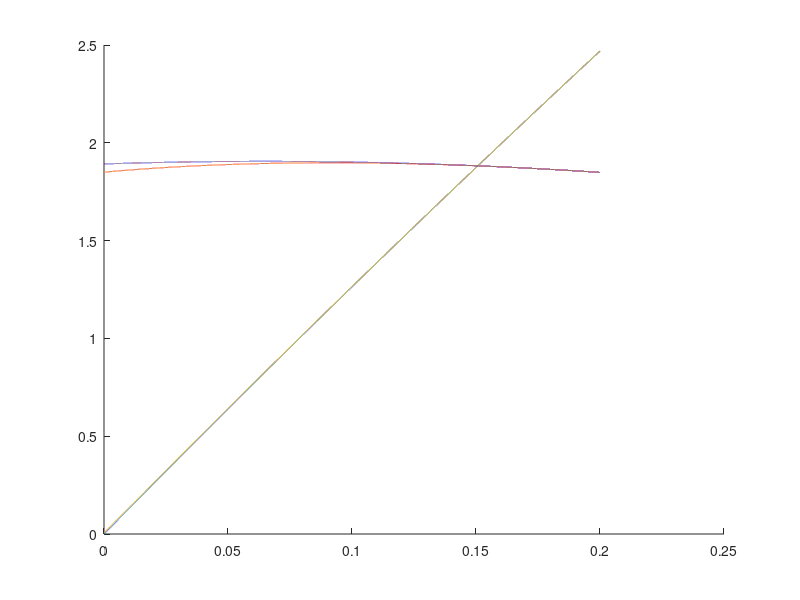

MATLAB code for this plot: (Note: this script raises an error after producing the figure.)

%Uppgift a)

clear; close all; clc;


%Givna konstanter och funktioner
be=1.83;
d=2.37;
m=0.026;
V0=13;
h=1.85;
grad=5;
g=9.82;
Kx=0.001;
Ky=0.01;
dt=0.1;
tol=10^-5;

udot=@(u,v)(-(Kx/m)*u*sqrt(u^2+v^2));
vdot=@(u,v)(-g-(Ky/m)*v*sqrt(u^2+v^2));

maxiter=50;

for iter = 1:maxiter
    
    clear u; clear v; clear x ; clear y;
    
    u(1)=V0*cos((grad/360)*2*pi);
    v(1)=V0*sin((grad/360)*2*pi);
    
    x(1)=0; 
    y(1)=h; 

    trff_pnkt(1) = 0;
    
    %rk4
    for t=0:dt:.2
    
        x(end+1)=x(end)+u(end)*dt;
        y(end+1)=y(end)+v(end)*dt;
        
        k1=udot(u(end),v(end));
        l1=vdot(u(end),v(end));
        k2=udot(u(end)+k1*dt/2, v(end)+l1*dt/2);
        l2=vdot(u(end)+k1*dt/2, v(end)+l1*dt/2);
        k3=udot(u(end)+k2*dt/2, v(end)+l2*dt/2);
        l3=vdot(u(end)+k2*dt/2, v(end)+l2*dt/2);
        k4=udot(u(end)+k3*dt, v(end)+l3*dt);
        l4=vdot(u(end)+k3*dt, v(end)+l3*dt);
    
        u(end+1)=u(end)+dt*(k1+2*k2+2*k3+k4)/6;
        v(end+1)=v(end)+dt*(l1+2*l2+2*l3+l4)/6;

    end
    

    %tidsintervall
    t=0:dt:.2+dt;



    
    %Binärsök
    if d < x(1)
        mid=1;
    end
    
    if d > x(end)
        mid=length(x);
    end
    
    hi = length(x);
    lo = 1;
    while lo <= hi
        mid = fix( ( hi + lo ) * .5 );
        if d < x(mid) 
            hi = mid - 1;
        
        elseif d > x(mid)
            lo = mid + 1;

        else
            break
        end
    end
    
    
    %interpolation
    
    t_p = [t(mid-1) t(mid) t(mid+1)]';
    t_mat = [t_p.^0 t_p.^1 t_p.^2];
    x_p = [x(mid-1) x(mid) x(mid+1)]';
    y_p = [y(mid-1) y(mid) y(mid+1)]';
    
    cx=t_mat\x_p; cy=t_mat\y_p;
    x_func = @(t) ( cx(1) + cx(2) * t + cx(3) * t^2 );
    y_func = @(t) ( cy(1) + cy(2) * t + cy(3) * t^2 );
    
    xp_func = @(t) ( cx(2) + 2*cx(3) * t );
    
    %newton-raphson
    
    t0 = .2;    trunc = 1;
    
    while abs( trunc ) > tol
        
        trunc = ( x_func( t0 ) - 2.37 ) / xp_func( t0 );
        t1 = t0 - trunc;
        t0 = t1;
        
    end
    
    trff_pnkt(end+1) = y_func(t1);

    if abs( trff_pnkt(end) - trff_pnkt(end-1) ) < tol
        
        svar = trff_pnkt(end);
        break
    end
    
    dt = dt / 2;



end

hold on
plot(t,x,t,y)
plot(t,arrayfun(x_func,t),t,arrayfun(y_func,t))


disp("träffpunkt från marken: " + svar )


%%

%b)

clear; close all; clc;
theta = 0:90;
%plot(theta, arrayfun(@f, theta))

%sekantmetoden

gr1 = 81; gr2 = 82; trunc = 1;

while abs(trunc) > 10^-3

    trunc = f(gr1) * (gr1 - gr2) / (f(gr1) - f(gr2));
    r = gr1 - trunc;
    gr2 = gr1;
    gr1 = r;
    disp(r)
    

end



function trff=f(grad)

%Givna konstanter och funktioner

d=2.37;
m=0.026;
V0=13;
h=1.85;
g=9.82;
Kx=0.001;
Ky=0.01;
be=1.83;

udot=@(u,v)(-(Kx/m)*u*sqrt(u^2+v^2));
vdot=@(u,v)(-g-(Ky/m)*v*sqrt(u^2+v^2));

dt = 6.103515625000000e-06;
u(1)=V0*cos((grad/360)*2*pi);
v(1)=V0*sin((grad/360)*2*pi);
x(1)=0; 
y(1)=h; 

for t=0:dt:1.5
    
    x(end+1)=x(end)+u(end)*dt;
    y(end+1)=y(end)+v(end)*dt;
    
    k1=udot(u(end),v(end));
    l1=vdot(u(end),v(end));
    k2=udot(u(end)+k1*dt/2, v(end)+l1*dt/2);
    l2=vdot(u(end)+k1*dt/2, v(end)+l1*dt/2);
    k3=udot(u(end)+k2*dt/2, v(end)+l2*dt/2);
    l3=vdot(u(end)+k2*dt/2, v(end)+l2*dt/2);
    k4=udot(u(end)+k3*dt, v(end)+l3*dt);
    l4=vdot(u(end)+k3*dt, v(end)+l3*dt);

    u(end+1)=u(end)+dt*(k1+2*k2+2*k3+k4)/6;
    v(end+1)=v(end)+dt*(l1+2*l2+2*l3+l4)/6;

end


%Binärsök
if d < x(1)
    mid=1;
end

if d > x(end)
    mid=length(x);
end

hi = length(x);
lo = 1;
while lo <= hi
    mid = fix( ( hi + lo ) * .5 );
    if d < x(mid) 
        hi = mid - 1;
    
    elseif d > x(mid)
        lo = mid + 1;

    else
        break
    end
end

trff = y(mid) - be;

end


